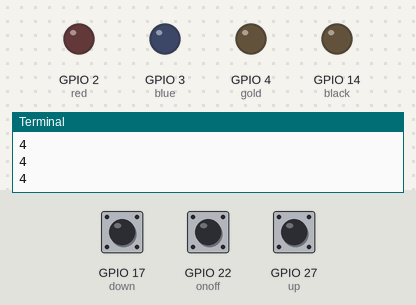
The program below on a simulated Raspberry Pi (BCM pin numbers). Parts: output pins drawn as LEDs (lit = HIGH), the last lines printed to the terminal. The inputs (shaded band) are chosen by the test bench; at power-on: GPIO 17 (down) HIGH, GPIO 22 (onoff) HIGH, GPIO 27 (up) HIGH.

Above: at 1.2 s.
1.3 s: GPIO 17 (down) pulled LOW for 0.15 s
At 1.8 s:
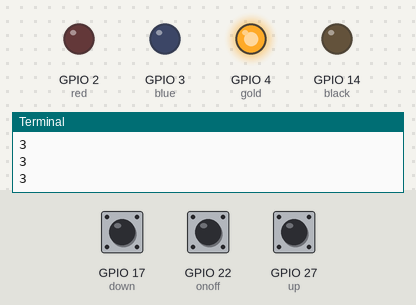
2.9 s: GPIO 22 (onoff) pulled LOW for 0.15 s
At 3.9 s:
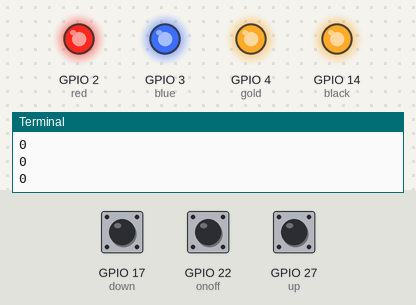
4.5 s: GPIO 27 (up) pulled LOW for 0.15 s
At 4.8 s:
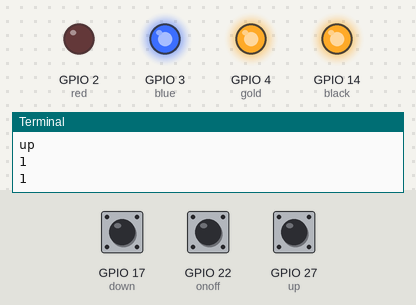
6.1 s: GPIO 27 (up) pulled LOW for 1 s
At 7.2 s:
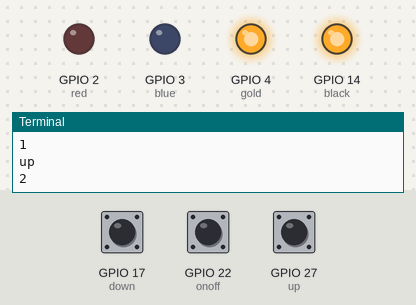
8.6 s: GPIO 27 (up) pulled LOW for 3.2 s
At 9.7 s:
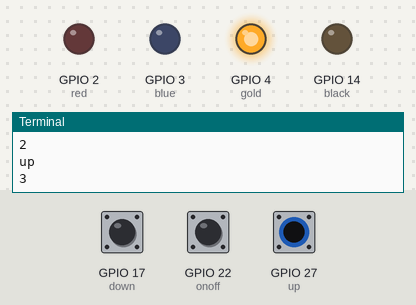
13.3 s: GPIO 17 (down) pulled LOW for 1 s
At 14.5 s:
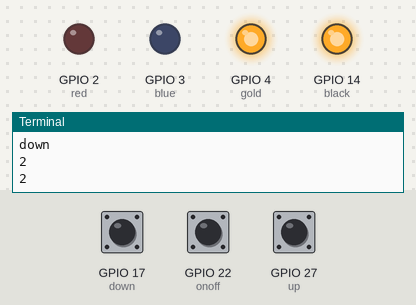
Timing chart, 0 to 16.3 s (numbered marks = the images above; inputs shaded):
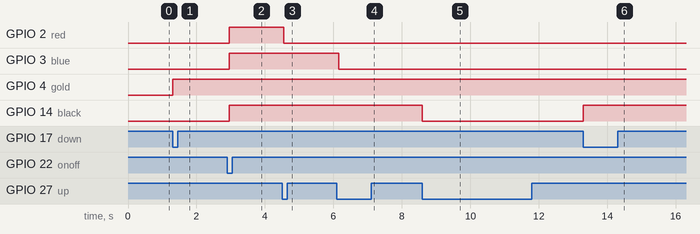

The program:

lightsMain.py
```python
import RPi.GPIO as GPIO
import time

GPIO.setmode(GPIO.BCM)

red = 2
blue = 3
black = 14
gold = 4

down = 17
up = 27
onoff = 22

GPIO.setup(red, GPIO.OUT)
GPIO.setup(blue, GPIO.OUT)
GPIO.setup(black, GPIO.OUT)
GPIO.setup(gold, GPIO.OUT)

GPIO.setup(down, GPIO.IN, pull_up_down=GPIO.PUD_UP)
GPIO.setup(up, GPIO.IN, pull_up_down=GPIO.PUD_UP)
GPIO.setup(onoff, GPIO.IN, pull_up_down=GPIO.PUD_UP)

state = 4
oldstate = 0

while True:                         # Main loop
    upIn = not GPIO.input(up)
    downIn = not GPIO.input(down)
    onoffIn = not GPIO.input(onoff)

    if upIn:                        # Handle button presses
        print('up')
        if state < 4:
            state += 1
    if downIn:
        print('down')
        if state > 1:
            state -= 1
    if onoffIn:
        print('onoff')
        if state > 0:
            oldstate = state
            state = 0
        elif state == 0:
            state = oldstate

    if state == 0:                  # All lights off
        GPIO.output(red, True)
        GPIO.output(blue, True)
        GPIO.output(black, True)
        GPIO.output(gold, True)
    elif state == 1:                # Red on
        GPIO.output(red, False)
        GPIO.output(blue, True)
        GPIO.output(black, True)
        GPIO.output(gold, True)
    elif state == 2:                # Red, Blue on
        GPIO.output(red, False)
        GPIO.output(blue, False)
        GPIO.output(black, True)
        GPIO.output(gold, True)
    elif state == 3:                # Red, Blue, Black on
        GPIO.output(red, False)
        GPIO.output(blue, False)
        GPIO.output(black, False)
        GPIO.output(gold, True)
    elif state == 4:                # All lights on
        GPIO.output(red, False)
        GPIO.output(blue, False)
        GPIO.output(black, False)
        GPIO.output(gold, False)

    print(state)

    while not GPIO.input(up) or not GPIO.input(down) or not GPIO.input(onoff):   # Stall in this loop if any buttons are still held down
        pass

    time.sleep(0.1)
```

Measured:
- after the input at 1.3 s, GPIO 4 (gold): LOW → HIGH at once
- after the input at 2.9 s, GPIO 2 (red), GPIO 3 (blue), GPIO 14 (black): LOW → HIGH after 0.05 s
- after the input at 4.5 s, GPIO 2 (red): HIGH → LOW after 0.05 s
- after the input at 6.1 s, GPIO 3 (blue): HIGH → LOW after 0.05 s
- after the input at 8.6 s, GPIO 14 (black): HIGH → LOW at once
- after the input at 13.3 s, GPIO 14 (black): LOW → HIGH at once
